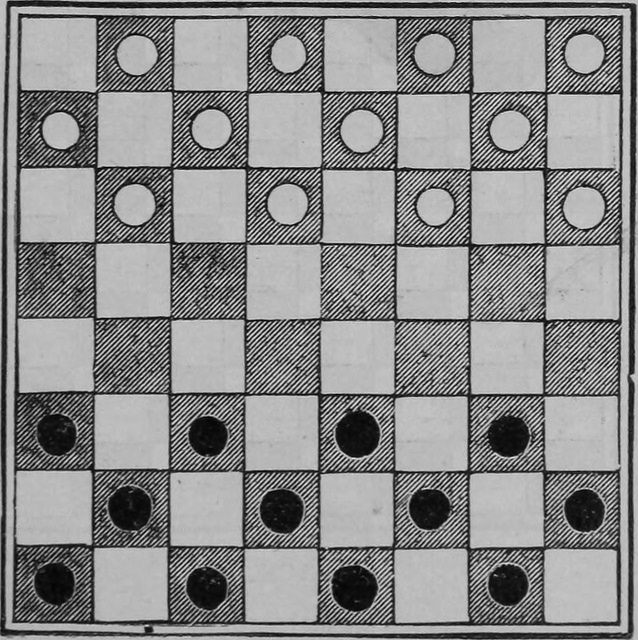
%> input picture checkers.pgm, 638 x 640 px, given in place of einstein.jpg, which was not available
$ octave lab14.m   (GNU Octave 9; MATLAB toolbox functions it lacks are replaced by stand-ins)
%> lines starting %> are read from the running program, lines starting %| are printed output that depends on the picture; pictures that were not available may be replaced by others from this repository, and a replacement may not be noted
%% Lab 14: Singular Value Decomposition and Image Compression

%% Create diary log
diary lab14_commandlog.txt

%% Task 1:
%% 2x2 matrix

clear;
t=linspace(0,2*pi,100);
X=[cos(t);sin(t)];
subplot(2,2,1);
hold on;
plot(X(1,:),X(2,:),'b');
quiver(0,0,1,0,0,'r');
quiver(0,0,0,1,0,'g');
axis equal
title('Unit circle')
hold off;

%% Task 2:
A = [ 2, 1; -1, 1 ];
[U,S,V] = svd(A);
U'*U
V'*V

%% Task 3:
VX=V'*X;
subplot(2,2,2)
hold on;
plot(VX(1,:),VX(2,:),'b');
quiver(0,0,V(1,1),V(1,2),0,'r');
quiver(0,0,V(2,1),V(2,2),0,'g');
axis equal
title('Multiplied by matrix V^T')
hold off;

%% Task 4:
SVX = S*VX;
subplot(2,2,3);
hold on;
plot(SVX(1,:),SVX(2,:),'b');
quiver(0,0,S(1,1)*V(1,1),S(2,2)*V(1,2),0,'r');
quiver(0,0,S(1,1)*V(2,1),S(2,2)*V(2,2),0,'g');
axis equal
title('Multiplied by matrix \Sigma V^T')
hold off;

%% Task 5:
AX = U*SVX;
subplot(2,2,4)
hold on;
plot(AX(1,:),AX(2,:),'b');
quiver(0,0,U(1,1)*S(1,1)*V(1,1)+U(1,2)*S(2,2)*V(1,2),U(2,1)*S(1,1)*V(1,1)+...
    U(2,2)*S(2,2)*V(1,2),0,'r');
quiver(0,0,U(1,1)*S(1,1)*V(2,1)+U(1,2)*S(2,2)*V(2,2),U(2,1)*S(1,1)*V(2,1)+...
    U(2,2)*S(2,2)*V(2,2),0,'g');
axis equal
title('Multiplied by matrix U\Sigma V^T=A')
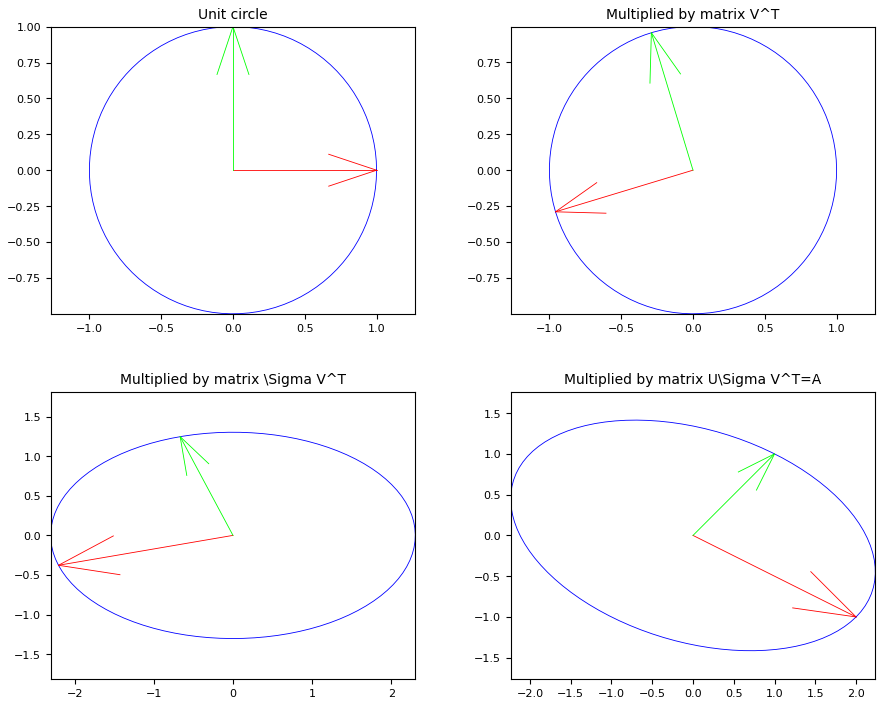
%> figure redrawn from the program's plot data, 4 panels
hold off;

%% Task 6:
%% Modified SVD
U1(:,1)=U(:,1);
U1(:,2)=-U(:,2);
V1(:,1)=V(:,1);
V1(:,2)=-V(:,2);

disp("If the determinant is equal to -1 it causes a reflection.")

disp("We see that that is the case for U and V.")
det_U = det(U)
det_V = det(V)

disp("With U1 and V1 we see that the det is 1, meaning it doesn't " + ...
    "cause a reflection.")
det_U1 = det(U1)
det_V1 = det(V1)

disp("We can see that U1 and V1 can still be used to construct A by "+ ...
    "subtracting A from U1\SigmaV^T and getting an answer close to 0")
U1_S_V1T = U1*S*V1'-A

AX1 = U1*S*V1'*X;

figure;
subplot(2,2,1);
hold on;
plot(X(1,:),X(2,:),'b');
quiver(0,0,1,0,0,'r');
quiver(0,0,0,1,0,'g');
axis equal
title('Unit circle')
hold off;

VX1=V1'*X;
subplot(2,2,2)
hold on;
plot(VX1(1,:),VX1(2,:),'b');
quiver(0,0,V1(1,1),V1(1,2),0,'r');
quiver(0,0,V1(2,1),V1(2,2),0,'g');
axis equal
title('Multiplied by matrix V1^T')
hold off;

UX1=U1'*X;
subplot(2,2,3)
hold on;
plot(UX1(1,:),UX1(2,:),'b');
quiver(0,0,U1(1,1),U1(1,2),0,'r');
quiver(0,0,U1(2,1),U1(2,2),0,'g');
axis equal
title('Multiplied by matrix U1^T')
hold off;

subplot(2,2,4)
hold on;
plot(AX1(1,:),AX1(2,:),'b');
quiver(0,0,U1(1,1)*S(1,1)*V1(1,1)+U1(1,2)*S(2,2)*V1(1,2),U1(2,1)*S(1,1)*...
    V1(1,1)+U1(2,2)*S(2,2)*V1(1,2),0,'r');
quiver(0,0,U1(1,1)*S(1,1)*V1(2,1)+U1(1,2)*S(2,2)*V1(2,2),U1(2,1)*S(1,1)*...
    V1(2,1)+U1(2,2)*S(2,2)*V1(2,2),0,'g');
axis equal
title('Multiplied by matrix U1\Sigma V1^T=A')
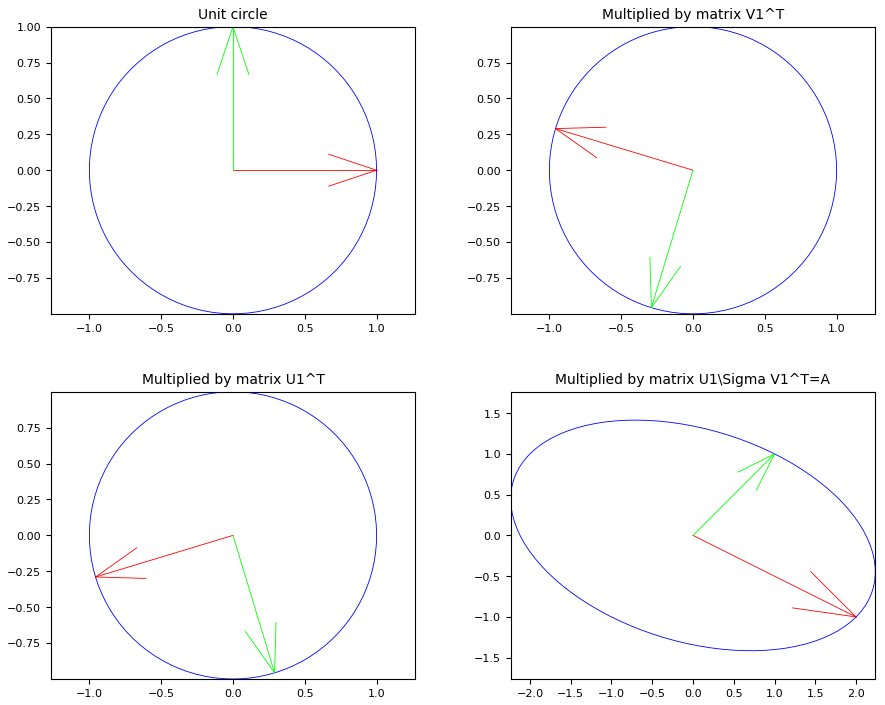
%> figure redrawn from the program's plot data, 4 panels
hold off;

%% Task 7:
%% Check
A*V-U*S

%% Task 8:
%% Image compression

% Creates a two-dimensional array with the dimensions equal to the dimensions of
% the image
clear;
ImJPG=imread('einstein.jpg');
%> ImJPG is the input picture: size 640x638 uint8; min 1, max 251, mean 138.4
figure;
imshow(ImJPG);

[m,n]=size(ImJPG);
%> m = 640; n = 638

%% Task 9:
% Compute an SVD
[UIm,SIm,VIm]=svd(double(ImJPG));

%% Task 10:
% plot the singular values
figure;
plot(1:min(m,n),diag(SIm));
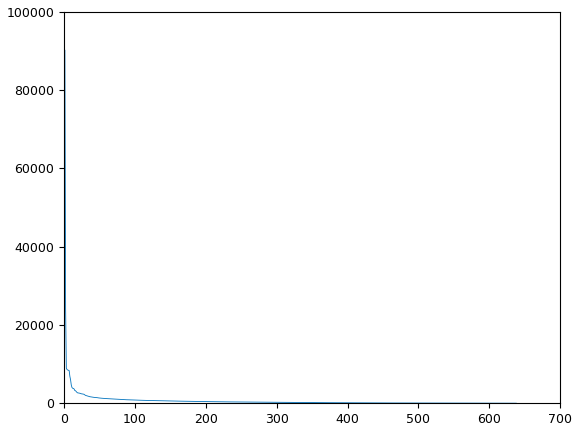
%> figure redrawn from the program's plot data; curve peaks at x = 1, y = 90220.5

%% Task 11:
%% Create approximations to the image

% With 50, 100, and 150 singular values
for k=50:50:150
    ImJPG_comp=uint8(UIm(:,1:k)*SIm(1:k,1:k)*(VIm(:,1:k))');
    figure;
    imshow(ImJPG_comp)
    % compression percentage
    pct = 1 - (numel(UIm(:,1:k))+numel(VIm(:,1:k)*SIm(1:k,1:k)))/numel(ImJPG);
    fprintf('Compression percentage for %2.0f singular values: %8.3f\n',k, pct);
end;
%> this loop made 3 passes
%> pct on passes 1 to 3: 0.844, 0.687, 0.531
%| Compression percentage for 50 singular values:    0.844
%| Compression percentage for 100 singular values:    0.687
%| Compression percentage for 150 singular values:    0.531
%> pass 1, `imshow(ImJPG_comp)`:
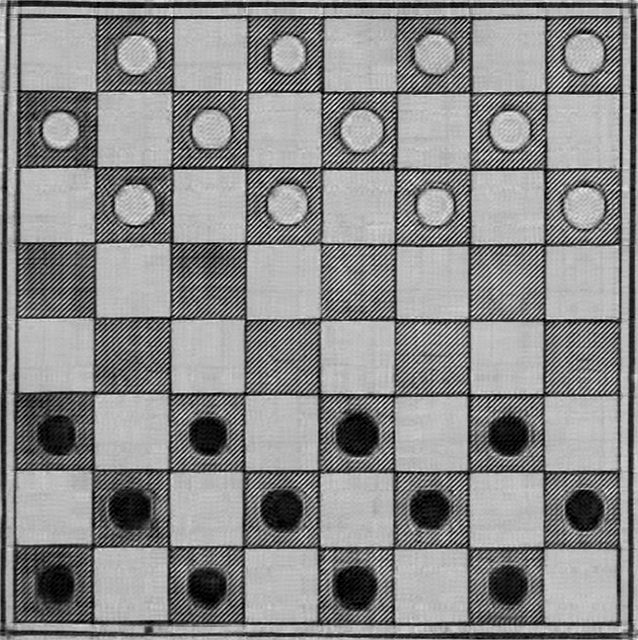
%> displayed picture: size 640x638, on the screen's scale of 0 to 255; min 0, max 255, mean 138.4


%% Task 12:
%% Noise filtering

clear;
ImJPG=imread('checkers.pgm')
[m,n]=size(ImJPG);

% Add some noise to the image
ImJPG_Noisy=double(ImJPG)+50*(rand(m,n)-0.5*ones(m,n));
figure;
imshow(ImJPG);

figure;
imshow(uint8(ImJPG_Noisy));

%% Task 13:
[UIm,SIm,VIm]=svd(ImJPG_Noisy);

figure;
plot(1:min(m,n),diag(SIm),'ko');
%> figure, not shown here; highest point at x = 1, y = 90216.5

%% Task 14:
for k=10:20:50
    ImJPG_comp=uint8(UIm(:,1:k)*SIm(1:k,1:k)*(VIm(:,1:k))');
    figure;
    imshow(ImJPG_comp)
    % compression percentage
    pct = 1 - (numel(UIm(:,1:k))+numel(VIm(:,1:k)*SIm(1:k,1:k)))/numel(ImJPG);
    fprintf('Compression percentage for %2.0f singular values: %8.3f\n',k, pct);
end;
%> this loop made 3 passes
%> pct on passes 1 to 3: 0.969, 0.906, 0.844
%| Compression percentage for 10 singular values:    0.969
%| Compression percentage for 30 singular values:    0.906
%| Compression percentage for 50 singular values:    0.844
%> pass 1, `imshow(ImJPG_comp)`:
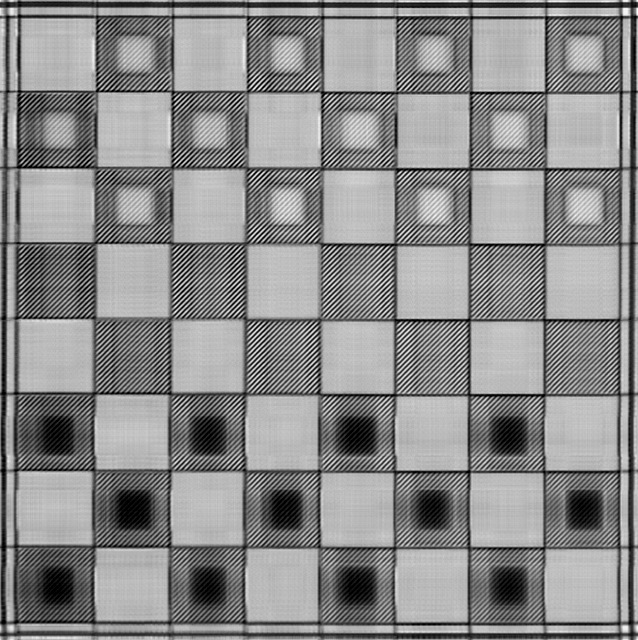
%> displayed picture: size 640x638, on the screen's scale of 0 to 255; min 0, max 255, mean 138.5; mean of the top-left, top-right, bottom-left and bottom-right quarters 141, 147.6, 129.3, 136
%> pass 2, `imshow(ImJPG_comp)`:
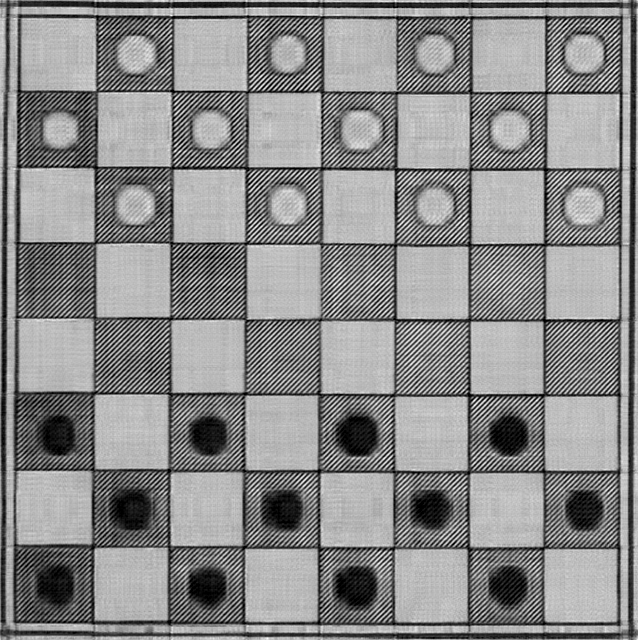
%> displayed picture: size 640x638, on the screen's scale of 0 to 255; min 0, max 251, mean 138.4

%% End diary log
diary off;
